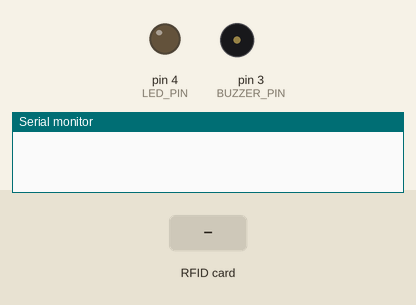
Simulated run of this sketch. Board: Arduino Uno, built with avr-gcc and run on an emulated ATmega328P. Shown: output pins drawn as LEDs (lit = HIGH), buzzer (waves = sounding), the last lines printed to the serial monitor. The test bench sets the inputs (shaded band). Pins used as bus, display or sensor lines are not drawn.

Above: at 1.2 s.
1.3 s: RFID card 5E 7A 19 C4 held to the reader
At 1.65 s:
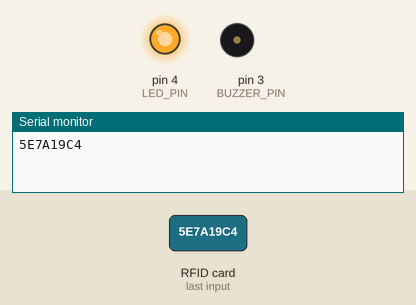
Timing chart, 0 to 4.3 s (numbered marks = the images above; inputs shaded):
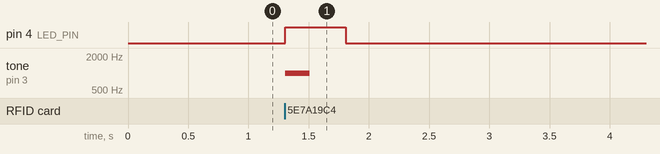

The sketch:

arduino_sketch.ino
```cpp
#include <SPI.h>
#include <MFRC522.h>

#define SS_PIN 10
#define RST_PIN 9

#define LED_PIN 4
#define BUZZER_PIN 3

MFRC522 rfid(SS_PIN, RST_PIN);

void setup() {
  Serial.begin(9600);
  SPI.begin();
  rfid.PCD_Init();

  pinMode(LED_PIN, OUTPUT);
  pinMode(BUZZER_PIN, OUTPUT);

  digitalWrite(LED_PIN, LOW);
}

void loop() {
  if (!rfid.PICC_IsNewCardPresent() || !rfid.PICC_ReadCardSerial()) {
    return;
  }

  String uid = "";

  for (byte i = 0; i < rfid.uid.size; i++) {
    if (rfid.uid.uidByte[i] < 0x10) {
      uid += "0";
    }

    uid += String(rfid.uid.uidByte[i], HEX);
  }

  uid.toUpperCase();

  // Print scanned card UID
  Serial.println(uid);

  // LED ON
  digitalWrite(LED_PIN, HIGH);

  // Passive buzzer beep
  tone(BUZZER_PIN, 1000);
  delay(200);
  noTone(BUZZER_PIN);

  delay(300);

  // LED OFF
  digitalWrite(LED_PIN, LOW);

  rfid.PICC_HaltA();
  rfid.PCD_StopCrypto1();

  delay(1000);
}
```

Measured:
- after the input at 1.3 s, pin 4 (LED_PIN): LOW → HIGH at once, → LOW 0.50 s later; tone on pin 3 (BUZZER_PIN): silent → 1000 Hz at once, → silent 0.20 s later
